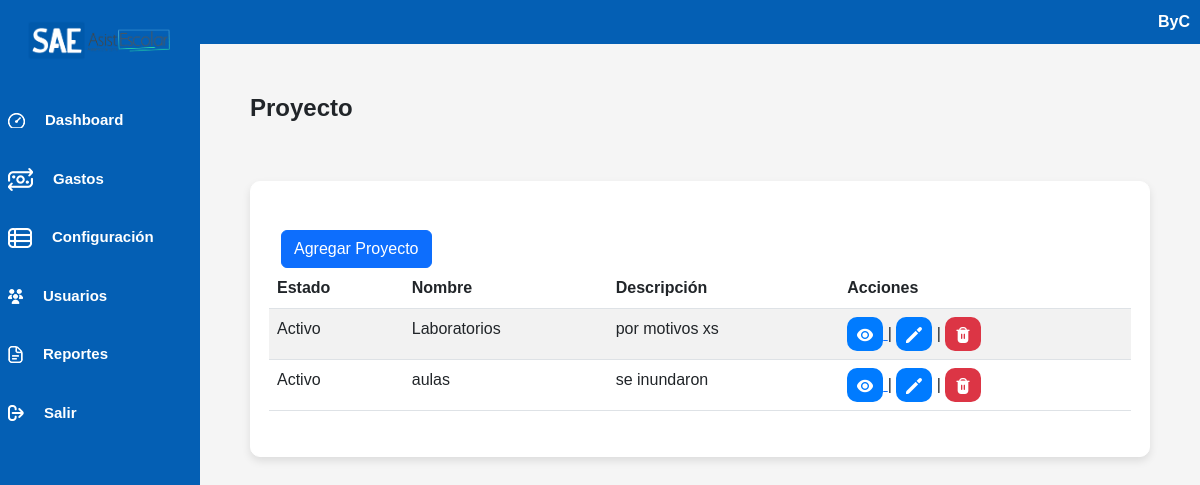
Screenshot of /controlador/proyecto_controlador.php (signed in) with the database file from the repository.
### tables this page shows
CREATE TABLE `proyecto` (
  `ID_Proyecto` int(11) NOT NULL,
  `Nombre` varchar(50) NOT NULL,
  `Descripcion` varchar(100) NOT NULL,
  `Estado` tinyint(1) NOT NULL DEFAULT 1
);

### controlador/proyecto_controlador.php (called while the page is built, shortened)
<?php
require_once("../modelo/proyecto_modelo.php");
$objProyecto = new Proyecto();
$data = $objProyecto->buscarTodos();
require_once("vista_controlador.php");
require_once("../vista/proyecto_vista.php");
?>

### modelo/conexionPDO.php (called while the page is built, shortened)
<?php
class Conexion {
    private $conexion;
    function __construct(){
        $servidor="localhost";
        $usuarioBD="root";
        $claveBD="";
        $bd="fiscor";
        try {
            $this->conexion=new PDO("mysql:host=$servidor;dbname=$bd",$usuarioBD,$claveBD);
            $this->conexion->setAttribute(PDO::ATTR_ERRMODE,PDO::ERRMODE_EXCEPTION);
        }
        catch(PDOException $fallo){
            die ("La conexion ha fallado.".$fallo->getMessage());
        }
    }
    public function conectar(){
        return $this->conexion;
    }
}
?>

### modelo/proyecto_modelo.php (called while the page is built, shortened)
<?php
require_once("../modelo/conexionPDO.php");
class Proyecto {
    private $conexion;
    public function __construct() {
        $this->conexion = new Conexion();
        $this->conexion = $this->conexion->conectar();
    }
    public function buscarTodos() {
        try {
            $sql = "SELECT * FROM proyecto";
            $stmt = $this->conexion->prepare($sql);
            $stmt->execute();
            return $stmt->fetchAll(PDO::FETCH_ASSOC);
        } catch (PDOException $e) {
            error_log("Error al buscar todos los Proyectos: " . $e->getMessage(), 0);
            return array();
        }
    }
}

### vista/proyecto_vista.php (the view, shortened to what this page needs)
<!DOCTYPE html>
<html lang="en">
<head>
    <link rel="stylesheet" href="../vista/css/bootstrap.min.css">
    <link rel="stylesheet" href="../vista/css/dataTables.bootstrap5.css">
    <link rel="stylesheet" type="text/css" href="../vista/css/estilosinicio.css">
</head>
<body>
    <div class="contenedor">
        <div class="barra-lateral">
        </div>
        <div class="contenido">
            <h1>Proyecto</h1>
        </div>
    </div>
    <div class="contenedor-categoria px-6 pt-5">
            <div id="tabla_div">
            <div class="row">
                <div class="col-sm-3">
                    <a href="#" class="modal_abrir btn btn-primary"> <i class="fa-solid fa-plus"></i> Agregar Proyecto</a>
                </div>
                <table id="tabla" class="table table-striped" style="width:100%">
                    <thead>
                        <tr>
                            <th>Estado</th>
                            <th>Nombre</th>
                            <th>Descripción</th>
                            <th>Acciones</th>
                        </tr>
                    </thead>
                    <tbody>
                        <?php
                        if (isset($data) && is_array($data)) {
                            foreach ($data as $row) {
                                echo "<tr>";
                                $estado = ($row['Estado'] == 1) ? 'Activo' : 'Inactivo';
                                echo "<td>" . $estado . "</td>";
                                echo "<td>" . $row['Nombre'] . "</td>";
                                echo "<td>" . $row['Descripcion'] . "</td>";
                                echo "<td>
                                    <a href='../controlador/categoria_controlador.php?id=" . $row['ID_Proyecto'] . "'>
                                        <button class='btn-azul'>
                                            <img src='../vista/img/ojo.png' alt='ojo'>
                                        </button>
                                    </a>
                                    |
                                    <button class='editarProyecto btn-azul' data-id='" . $row['ID_Proyecto'] . "' data-nombre='" . $row['Nombre'] . "' data-descripcion='" . $row['Descripcion'] . "' data-estado='" . $row['Estado'] . "'>
                                        <img src='../vista/img/editar.png' alt='editar'>
                                    </button>
                                    |
                                    <a href='?eliminarId=" . $row['ID_Proyecto'] . "'>
                                        <button class='btn-rojo'>
                                            <img src='../vista/img/eliminar.png' alt='eliminar'>
                                        </button>
                                    </a>
                                </td>";
                            echo "</tr>";
                        }
                    } else {
                        echo "<tr><td colspan='4'>No hay datos disponibles.</td></tr>";
                    }
                    ?>
                </tbody>
            </table>
        </div>
    </div>
    </div>
</body>
</html>

### vista/css/estilosinicio.css (style rules this page uses)
body { margin: 0; font-family: 'Poppins', sans-serif !important; background-color: #f5f5f5; }
.contenedor { display: flex; }
.contenido { padding: 50px; height: auto; padding-left: 250px; }
.px-6 { margin: 0 auto; max-width: 2000px; max-height: 1000px; }
.contenedor-categoria { background-color: white; border: 1px solid rgb(255, 255, 255); padding: 20px; padding-left: 30px; padding-right: 30px; padding-top: 30px; padding-bottom: 30px; box-shadow: 0 4px 8px rgba(0, 0, 0, 0.1); border-radius: 10px; width: 75%; max-width: 1200px; margin-left: 250px; }
.barra-lateral { width: 200px; height: 100%; background-color: #045fb4; position: fixed; top: 0; left: 0; overflow-x: hidden; padding-top: 20px; }
h1 { font-size: 24px; font-weight: bold; }
.btn-azul { background-color: #007bff; color: white; border: none; padding: 5px 10px; cursor: pointer; border-radius: 10px; }
.btn-rojo { background-color: #dc3545; color: white; border: none; padding: 5px 10px; cursor: pointer; border-radius: 10px; }

### rows the page displays
proyecto: Estado "Activo", Nombre "Laboratorios", Descripcion "por motivos xs"
proyecto: Estado "Activo", Nombre "aulas", Descripcion "se inundaron"

### other values shown
$nombreUsuario "ByC"
